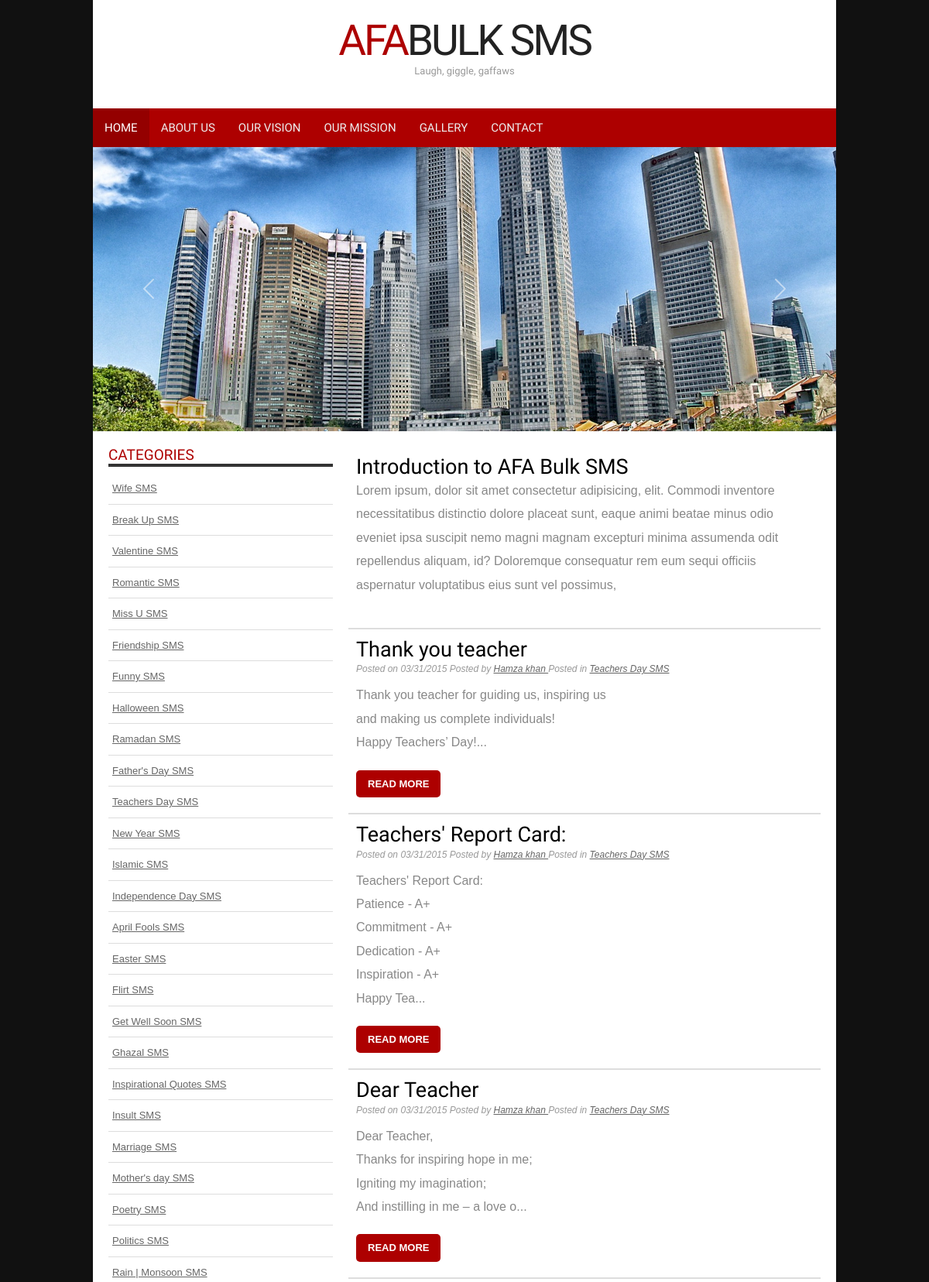
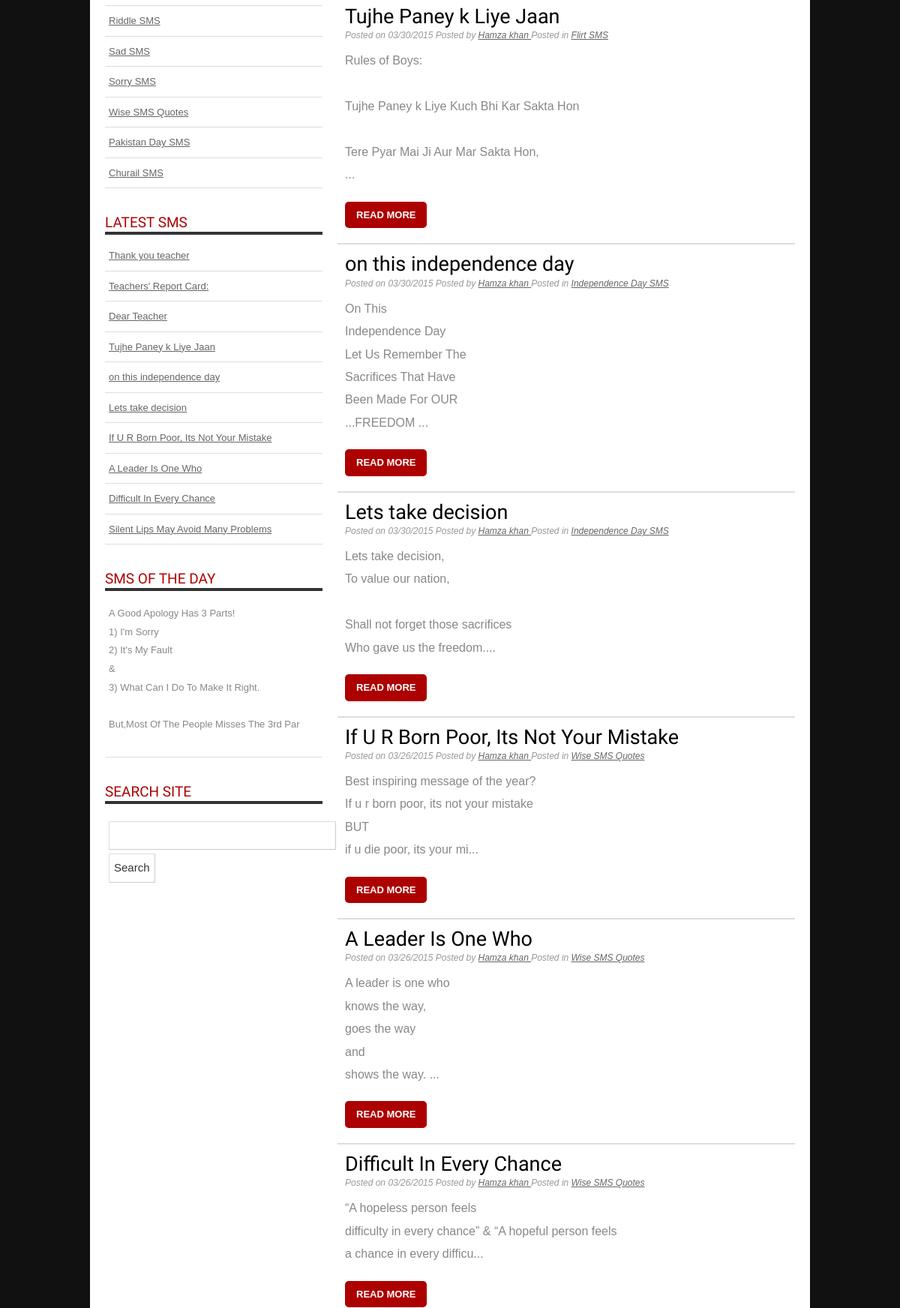
The page / (upper part) on the database its author committed (2 pictures, top to bottom).
### tables this page shows
CREATE TABLE `message` (
  `id` int unsigned NOT NULL AUTO_INCREMENT,
  `create_date` varchar(50) DEFAULT NULL,
  `category_id` int DEFAULT NULL,
  `member_id` int DEFAULT NULL,
  `title` varchar(100) DEFAULT NULL,
  `slug` varchar(100) DEFAULT NULL,
  `content` text,
  `status` varchar(10) DEFAULT NULL,
  `meta_description` text,
  `meta_keyword` varchar(100) DEFAULT NULL,
  PRIMARY KEY (`id`)
);

CREATE TABLE `member` (
  `id` int unsigned NOT NULL AUTO_INCREMENT,
  `create_date` varchar(50) DEFAULT NULL,
  `fullname` varchar(100) DEFAULT NULL,
  `email` varchar(100) DEFAULT NULL,
  `password` varchar(100) DEFAULT NULL,
  `status` varchar(10) DEFAULT NULL,
  PRIMARY KEY (`id`)
);

CREATE TABLE `category` (
  `id` int unsigned NOT NULL AUTO_INCREMENT,
  `create_date` varchar(50) DEFAULT NULL,
  `title` varchar(100) DEFAULT NULL,
  `slug` varchar(100) DEFAULT NULL,
  `status` varchar(10) DEFAULT NULL,
  `meta_description` text,
  `meta_keyword` varchar(100) DEFAULT NULL,
  PRIMARY KEY (`id`)
);

### index.php (the view)
<?php include 'partials/header.php' ?>
   <div id="body">
	<section id="content">
    <article>
		<h2>Introduction to AFA Bulk SMS</h2>
		<p>Lorem ipsum, dolor sit amet consectetur adipisicing, elit. Commodi inventore necessitatibus distinctio dolore placeat sunt, eaque animi beatae minus odio eveniet ipsa suscipit nemo magni magnam excepturi minima assumenda odit repellendus aliquam, id? Doloremque consequatur rem eum sequi officiis aspernatur voluptatibus eius sunt vel possimus, </p>
	</article>
	<?php
		require_once 'config/dbc.php';
		$getAllSMS = mysqli_query($connection, "SELECT * FROM message WHERE status='ACTIVE' ORDER BY id DESC LIMIT 20") or die(mysqli_error($connection));
		while ($viewAllSMS = mysqli_fetch_array($getAllSMS)) {
	?>
		<article class="expanded">
			<h2><?php echo $viewAllSMS['title']; ?></h2>
			<div class="article-info">
				Posted on <time datetime="2013-05-14"><?php echo $viewAllSMS['create_date']; ?></time>
				Posted by <a href="#" rel="author">
					<?php
						$member_id = $viewAllSMS['member_id'];
						$getMemberById = mysqli_query($connection, "SELECT * FROM member WHERE id=$member_id") or die(mysqli_error($connection));
						$viewMemberById = mysqli_fetch_array($getMemberById);
						echo $viewMemberById['fullname'];
					?>
				</a>
				Posted in <a href="#" rel="author">
					<?php
						$category_id = $viewAllSMS['category_id'];
						$getCategoryById = mysqli_query($connection, "SELECT * FROM category WHERE id=$category_id") or die(mysqli_error($connection));
						$viewCategoryById = mysqli_fetch_array($getCategoryById);
						echo $viewCategoryById['title'];
					?>
				</a>
			</div>
			<p><?php echo substr($viewAllSMS['content'], 0, 120); ?>...</p>
			<a href="sms.php?id=<?php echo $viewAllSMS['id']; ?>" class="button">Read more</a>
		</article>
	<?php } ?>
       </section>
       <?php include 'partials/sidebar.php' ?>
   </div>
   <?php include 'partials/footer.php' ?>

### partials/sidebar.php (shortened to what this page needs)
<aside class="sidebar">
    <ul>
        <li>
            <h4>Categories</h4>
            <ul>
                <?php
                require_once 'config/dbc.php';
                $getAllCategories = mysqli_query($connection, "SELECT * FROM category WHERE status='ACTIVE'") or die(mysqli_error($connection));
                while ($viewAllCategories = mysqli_fetch_array($getAllCategories)) {
                ?>
                    <li><a href="category.php?id=<?php echo $viewAllCategories['id']; ?>"><?php echo $viewAllCategories['title']; ?></a></li>
                <?php } ?>
            </ul>
        </li>
        <li>
            <h4>Latest SMS</h4>
            <ul>
                <?php
                require_once 'config/dbc.php';
                $getLatestSMS = mysqli_query($connection, "SELECT * FROM message WHERE status='ACTIVE' ORDER BY id DESC LIMIT 10 ") or die(mysqli_error($connection));
                while ($viewLatestSMS = mysqli_fetch_array($getLatestSMS)) {
                ?>
                    <li><a href="sms.php?id=<?php echo $viewLatestSMS['id'] ?>"><?php echo $viewLatestSMS['title']; ?></a></li>
                <?php } ?>
            </ul>
        </li>
        <li>
            <h4>SMS of the Day</h4>
            <ul>
                <?php
                require_once 'config/dbc.php';
                $getRandomSMS = mysqli_query($connection, "SELECT * FROM message WHERE status='ACTIVE' ORDER BY rand() LIMIT 1 ") or die(mysqli_error($connection));
                $viewRandomSMS = mysqli_fetch_array($getRandomSMS);
                ?>
                <li>
                    <p><?php echo $viewRandomSMS['content']; ?></p>
                </li>
            </ul>
        </li>
        <li>
            <h4>Search site</h4>
            <ul>
                <li class="text">
                    <form method="get" class="searchform" action="search.php">
                        <p><input type="text" size="30" value="" name="q" id="q" class="s" /></p>
                        <p><input type="submit" value="Search"></p>
                    </form>
                </li>
            </ul>
        </li>
    </ul>
</aside>

### assets/css/styles.css (style rules this page uses)
body { background: #111; margin:0; padding:0; font-family: Arial, Helvetica, sans-serif; font-size: 16px; color: #888; }
* { margin:0; padding:0; }
p { line-height: 1.9em; margin-bottom: 20px; }
a { color: #AD0000; }
a.button { background-color: #AD0000; border-radius: 5px 5px 5px 5px; color: #FFFFFF; display: inline-block; font-size: 13px; font-weight: bold; padding: 8px 15px; text-decoration: none; text-transform: uppercase; }
form input, form select, form textarea { padding: 5px; color: #333333; border: 1px solid #ddd; border-right:1px solid #ccc; border-bottom:1px solid #ccc; background-color:#fff; font-family: Arial, Helvetica, sans-serif; font-size: 13px; }
form.searchform input { font-size: 15px; padding: 6px; }
form.searchform p { margin: 5px 0; }
h2 { color: #000; font-size: 27px; letter-spacing: 0px; font-weight: normal; padding: 0 0 5px; margin: 0; font-family: 'Francois One', Arial, sans-serif; }
h4 { font-family: 'Francois One', Arial, sans-serif; color: #AD0000; font-size: 18px; font-weight: normal; padding-bottom: 10px; text-transform: uppercase; }
ul, ol { margin: 0 0 35px 35px; }
li { padding-bottom: 5px; }
li ol, li ul { font-size: 1.0em; margin-bottom: 0; padding-top: 5px; }
#body { background: none; margin:0 auto; padding: 20px 20px 0; }
#content { float: right; width: 610px; }
article { border-bottom: 2px solid #ddd; padding: 10px 10px 20px 10px; }
article h2 { padding-bottom: 0; }
article .article-info { color: #999999; font-size: 12px; font-style: italic; padding: 0 0 10px 0; }
article .article-info a { color: #666; }
.sidebar { float: left; width: 290px; }
.sidebar h4 { padding-bottom: 0; font-size: 19px; border-bottom: 4px solid #333; }
.sidebar ul { margin: 0; padding: 0; list-style: none; }
.sidebar ul li { margin-bottom: 20px; line-height: 1.9em; }
.sidebar li ul { list-style: none outside none; margin: 0 0 10px; }
.sidebar li ul li { display: block; font-family: Arial, Helvetica, sans-serif; border-top: none; padding: 10px 5px; margin: 0; line-height: 1.5em; border-bottom: 1px solid #ddd; font-size: 13px; }
.sidebar li ul li.text { border-bottom: none; }
.sidebar li ul li a { font-weight: normal; color: #666; }

### rows shown on the page
message: title "Thank you teacher", create_date "03/31/2015", member.fullname "Hamza khan", category.title "Teachers Day SMS", content "Thank you teacher for guiding us, inspiring us and making us complete individuals! Happy Teachers’ Day!"
message: title "Teachers' Report Card:", create_date "03/31/2015", member.fullname "Hamza khan", category.title "Teachers Day SMS", content "Teachers' Report Card: Patience - A+ Commitment - A+ Dedication - A+ Inspiration - A+ Happy Tea"
message: title "Dear Teacher", create_date "03/31/2015", member.fullname "Hamza khan", category.title "Teachers Day SMS", content "Dear Teacher, Thanks for inspiring hope in me; Igniting my imagination; And instilling in me – a love o"
message: title "Tujhe Paney k Liye Jaan", create_date "03/30/2015", member.fullname "Hamza khan", category.title "Flirt SMS", content "Rules of Boys: Tujhe Paney k Liye Kuch Bhi Kar Sakta Hon Tere Pyar Mai Ji Aur Mar Sakta Hon,"
message: title "on this independence day", create_date "03/30/2015", member.fullname "Hamza khan", category.title "Independence Day SMS", content "On This Independence Day Let Us Remember The Sacrifices That Have Been Made For OUR ...FREEDOM"
message: title "Lets take decision", create_date "03/30/2015", member.fullname "Hamza khan", category.title "Independence Day SMS", content "Lets take decision, To value our nation, Shall not forget those sacrifices Who gave us the freedom."
message: title "If U R Born Poor, Its Not Your Mistake", create_date "03/26/2015", member.fullname "Hamza khan", category.title "Wise SMS Quotes", content "Best inspiring message of the year? If u r born poor, its not your mistake BUT if u die poor, its your mi"
message: title "A Leader Is One Who", create_date "03/26/2015", member.fullname "Hamza khan", category.title "Wise SMS Quotes", content "A leader is one who knows the way, goes the way and shows the way."
message: title "Difficult In Every Chance", create_date "03/26/2015", member.fullname "Hamza khan", category.title "Wise SMS Quotes", content "“A hopeless person feels difficulty in every chance” & “A hopeful person feels a chance in every difficu"
category: title "Wife SMS"
category: title "Break Up SMS"
category: title "Valentine SMS"
category: title "Romantic SMS"
category: title "Miss U SMS"
category: title "Friendship SMS"
category: title "Funny SMS"
category: title "Halloween SMS"
category: title "Ramadan SMS"
category: title "Father's Day SMS"
category: title "Teachers Day SMS"
category: title "New Year SMS"
category: title "Islamic SMS"
category: title "Independence Day SMS"
category: title "April Fools SMS"
category: title "Easter SMS"
category: title "Flirt SMS"
category: title "Get Well Soon SMS"
category: title "Ghazal SMS"
category: title "Inspirational Quotes SMS"
category: title "Insult SMS"
category: title "Marriage SMS"
category: title "Mother's day SMS"
category: title "Poetry SMS"
category: title "Politics SMS"
category: title "Rain | Monsoon SMS"
category: title "Riddle SMS"
category: title "Sad SMS"
category: title "Sorry SMS"
category: title "Wise SMS Quotes"
category: title "Pakistan Day SMS"
category: title "Churail SMS"
message: title "Silent Lips May Avoid Many Problems"
message: content "A Good Apology Has 3 Parts! 1) I'm Sorry 2) It's My Fault & 3) What Can I Do To Make It Right. But,Most Of The People Misses The 3rd Par"
